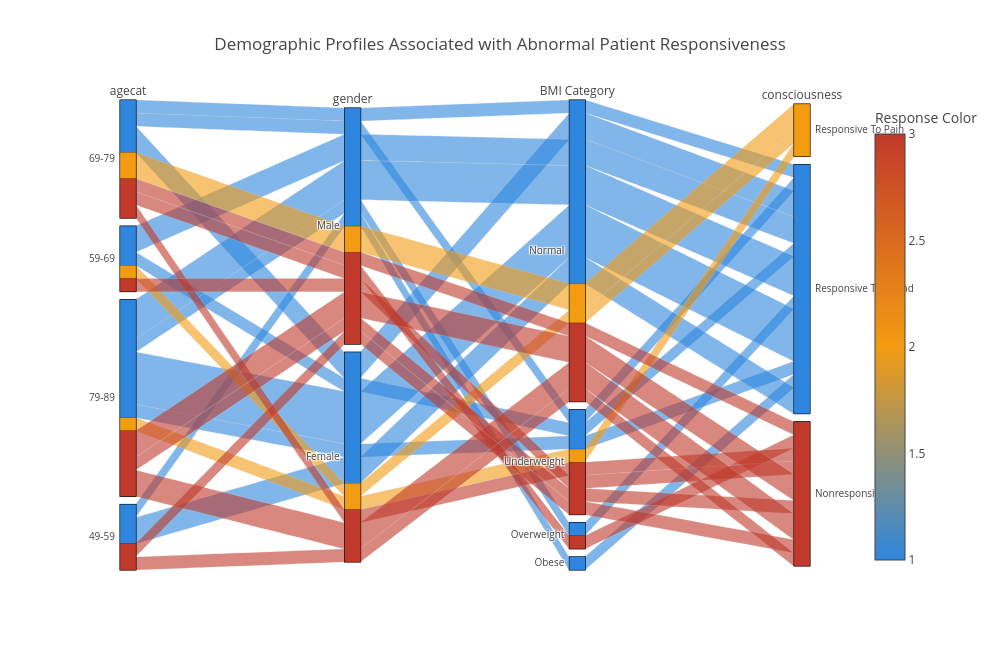

The cell this chart's notebook holds for it:
### Code cell
# -------------------------------------------------------
# Step 2. Create Normal vs Abnormal Responsiveness
# -------------------------------------------------------
df["Responsiveness"] = df["consciousness"].apply(
    lambda x: "Normal" if x == "Clear" else "Abnormal"
)

df["Responsiveness"].value_counts()

# -------------------------------------------------------
# Step 3. Create BMI categories
# -------------------------------------------------------
df["BMI Category"] = pd.cut(
    df["bmi"],
    bins=[0, 18.5, 25, 30, float("inf")],
    labels=[
        "Underweight",
        "Normal",
        "Overweight",
        "Obese"
    ]
)

df["BMI Category"].value_counts()

# -------------------------------------------------------
# Step 4. Keep abnormal patients
# -------------------------------------------------------

abnormal_df = df[
    df["Responsiveness"] == "Abnormal"
].copy()

print("Abnormal patients:", len(abnormal_df))

abnormal_df[
    [
        "inpatient_number",
        "agecat",
        "gender",
        "BMI Category",
        "occupation",
        "consciousness"
    ]
].head()

color_map = {
    "Responsive To Sound": 1,
    "Responsive To Pain": 2,
    "Nonresponsive": 3
}

abnormal_df["Response Color"] = abnormal_df["consciousness"].map(color_map)

# -------------------------------------------------------
# Step 5. Create the Parallel Categories chart
# -------------------------------------------------------
fig = px.parallel_categories(
    abnormal_df,
    dimensions=[
        "agecat",
        "gender",
        "BMI Category",
        "consciousness"
    ],
    color="Response Color",
    color_continuous_scale=[
        [0.00, "#2E86DE"],
        [0.50, "#F39C12"],
        [1.00, "#C0392B"]
    ],
    title="Demographic Profiles Associated with Abnormal Patient Responsiveness"
)

fig.update_layout(
    width=1000,
    height=650,
    title_x=0.5,
    font=dict(size=12)
)

fig.show()

#one more 
import matplotlib.pyplot as plt
import pandas as pd

# Count abnormal patients by Age Group and Gender
bar_data = (
    abnormal_df
    .groupby(["agecat", "gender"], observed=True)
    .size()
    .reset_index(name="Patient Count")
)

# Pivot for grouped bar chart
bar_pivot = bar_data.pivot(
    index="agecat",
    columns="gender",
    values="Patient Count"
).fillna(0)

# Create chart
ax = bar_pivot.plot(
    kind="bar",
    figsize=(12, 6),
    edgecolor="black"
)

plt.title(
    "Abnormal Patient Responsiveness by Age Group and Gender",
    fontsize=15
)

plt.xlabel("Age Group")
plt.ylabel("Number of Abnormal Patients")

plt.xticks(rotation=45)
plt.legend(title="Gender")

plt.tight_layout()
plt.show()

for container in ax.containers:
    ax.bar_label(
        container,
        fmt="%.0f",
        padding=3
    )

### Figure 1 — Plotly figure (JSON) as saved in the notebook; plotly's stock layout.template omitted (floating-point values rounded to 4 significant figures)
{"data": [{"dimensions": [{"label": "agecat", "values": ["69-79", "59-69", "59-69", "79-89", "49-59", "79-89", "79-89", "49-59", "69-79", "79-89", "69-79", "79-89", "79-89", "79-89", "69-79", "79-89", "59-69", "79-89", "79-89", "69-79", "69-79", "69-79", "79-89", "79-89", "69-79", "49-59", "79-89", "69-79", "59-69", "79-89", "59-69", "49-59", "79-89", "49-59"]}, {"label": "gender", "values": ["Male", "Male", "Male", "Female", "Female", "Female", "Male", "Female", "Male", "Male", "Male", "Female", "Male", "Male", "Male", "Male", "Female", "Female", "Female", "Female", "Female", "Male", "Female", "Male", "Female", "Female", "Female", "Male", "Male", "Female", "Female", "Male", "Male", "Male"]}, {"label": "BMI Category", "values": ["Normal", "Normal", "Normal", "Normal", "Normal", "Underweight", "Normal", "Normal", "Underweight", "Overweight", "Normal", "Normal", "Normal", "Normal", "Overweight", "Normal", "Normal", "Normal", "Normal", "Normal", "Underweight", "Normal", "Underweight", "Underweight", "Normal", "Normal", "Normal", "Normal", "Underweight", "Normal", "Underweight", "Obese", "Normal", "Underweight"]}, {"label": "consciousness", "values": ["Responsive To Pain", "Responsive To Sound", "Responsive To Sound", "Responsive To Sound", "Responsive To Sound", "Responsive To Sound", "Responsive To Sound", "Responsive To Sound", "Responsive To Sound", "Responsive To Sound", "Responsive To Sound", "Responsive To Sound", "Responsive To Sound", "Responsive To Sound", "Nonresponsive", "Nonresponsive", "Responsive To Pain", "Nonresponsive", "Responsive To Sound", "Responsive To Sound", "Nonresponsive", "Nonresponsive", "Responsive To Pain", "Nonresponsive", "Responsive To Sound", "Nonresponsive", "Responsive To Sound", "Responsive To Pain", "Nonresponsive", "Nonresponsive", "Responsive To Sound", "Responsive To Sound", "Nonresponsive", "Nonresponsive"]}], "domain": {"x": [0, 1], "y": [0, 1]}, "line": {"color": [2, 1, 1, 1, 1, 1, 1, 1, 1, 1, 1, 1, 1, 1, 3, 3, 2, 3, 1, 1, 3, 3, 2, 3, 1, 3, 1, 2, 3, 3, 1, 1, 3, 3], "coloraxis": "coloraxis"}, "name": "", "type": "parcats"}], "layout": {"coloraxis": {"colorbar": {"title": {"text": "Response Color"}}, "colorscale": [[0, "#2E86DE"], [0.5, "#F39C12"], [1, "#C0392B"]]}, "font": {"size": 12}, "height": 650, "legend": {"tracegroupgap": 0}, "title": {"text": "Demographic Profiles Associated with Abnormal Patient Responsiveness", "x": 0.5}, "width": 1000}}
